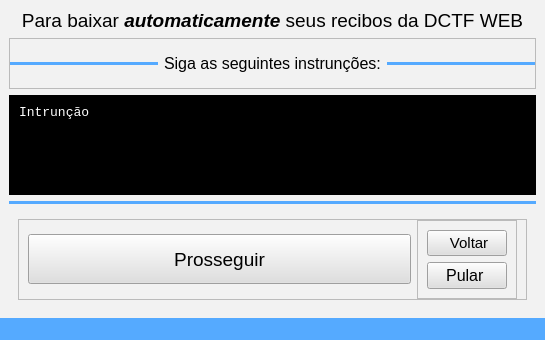
<?xml version="1.0" encoding="UTF-8"?>
<ui version="4.0">
 <class>MainWindow</class>
 <widget class="QMainWindow" name="MainWindow">
  <property name="geometry">
   <rect>
    <x>0</x>
    <y>0</y>
    <width>545</width>
    <height>340</height>
   </rect>
  </property>
  <property name="windowTitle">
   <string>Downloader DCTF WEB</string>
  </property>
  <property name="styleSheet">
   <string notr="true">background-color: rgb(242, 242, 242);</string>
  </property>
  <widget class="QWidget" name="centralwidget">
   <layout class="QVBoxLayout" name="verticalLayout_3">
    <item>
     <widget class="QLabel" name="label_title">
      <property name="sizePolicy">
       <sizepolicy hsizetype="Minimum" vsizetype="Maximum">
        <horstretch>0</horstretch>
        <verstretch>0</verstretch>
       </sizepolicy>
      </property>
      <property name="font">
       <font>
        <pointsize>14</pointsize>
       </font>
      </property>
      <property name="text">
       <string>&lt;html&gt;&lt;head/&gt;&lt;body&gt;&lt;p&gt;Para baixar &lt;span style=&quot; font-weight:700; font-style:italic;&quot;&gt;automaticamente&lt;/span&gt; seus recibos da DCTF WEB&lt;/p&gt;&lt;/body&gt;&lt;/html&gt;</string>
      </property>
      <property name="alignment">
       <set>Qt::AlignmentFlag::AlignCenter</set>
      </property>
     </widget>
    </item>
    <item>
     <widget class="QFrame" name="frame_4">
      <property name="frameShape">
       <enum>QFrame::Shape::StyledPanel</enum>
      </property>
      <property name="frameShadow">
       <enum>QFrame::Shadow::Raised</enum>
      </property>
      <layout class="QHBoxLayout" name="horizontalLayout_4">
       <property name="leftMargin">
        <number>0</number>
       </property>
       <property name="topMargin">
        <number>0</number>
       </property>
       <property name="rightMargin">
        <number>0</number>
       </property>
       <property name="bottomMargin">
        <number>0</number>
       </property>
       <item>
        <widget class="Line" name="line">
         <property name="styleSheet">
          <string notr="true">background-color: rgb(85, 170, 255);</string>
         </property>
         <property name="lineWidth">
          <number>0</number>
         </property>
         <property name="orientation">
          <enum>Qt::Orientation::Horizontal</enum>
         </property>
        </widget>
       </item>
       <item>
        <widget class="QLabel" name="label_subtitle">
         <property name="font">
          <font>
           <pointsize>12</pointsize>
          </font>
         </property>
         <property name="text">
          <string>Siga as seguintes instrunções:</string>
         </property>
        </widget>
       </item>
       <item>
        <widget class="Line" name="line_2">
         <property name="styleSheet">
          <string notr="true">background-color: rgb(85, 170, 255);</string>
         </property>
         <property name="lineWidth">
          <number>0</number>
         </property>
         <property name="orientation">
          <enum>Qt::Orientation::Horizontal</enum>
         </property>
        </widget>
       </item>
      </layout>
     </widget>
    </item>
    <item>
     <widget class="QFrame" name="frame">
      <property name="minimumSize">
       <size>
        <width>0</width>
        <height>100</height>
       </size>
      </property>
      <property name="styleSheet">
       <string notr="true">background-color: rgb(0, 0, 0);</string>
      </property>
      <property name="frameShape">
       <enum>QFrame::Shape::StyledPanel</enum>
      </property>
      <property name="frameShadow">
       <enum>QFrame::Shadow::Raised</enum>
      </property>
      <layout class="QHBoxLayout" name="horizontalLayout">
       <item>
        <widget class="QLabel" name="label_instruction">
         <property name="font">
          <font>
           <family>Consolas</family>
           <pointsize>10</pointsize>
          </font>
         </property>
         <property name="styleSheet">
          <string notr="true">color: rgb(255, 255, 255);</string>
         </property>
         <property name="text">
          <string>Intrunção</string>
         </property>
         <property name="alignment">
          <set>Qt::AlignmentFlag::AlignLeading|Qt::AlignmentFlag::AlignLeft|Qt::AlignmentFlag::AlignTop</set>
         </property>
        </widget>
       </item>
      </layout>
     </widget>
    </item>
    <item>
     <widget class="Line" name="line_3">
      <property name="styleSheet">
       <string notr="true">background-color: rgb(85, 170, 255);</string>
      </property>
      <property name="lineWidth">
       <number>0</number>
      </property>
      <property name="orientation">
       <enum>Qt::Orientation::Horizontal</enum>
      </property>
     </widget>
    </item>
    <item>
     <widget class="QStackedWidget" name="stackedWidget">
      <property name="sizePolicy">
       <sizepolicy hsizetype="Preferred" vsizetype="Maximum">
        <horstretch>0</horstretch>
        <verstretch>0</verstretch>
       </sizepolicy>
      </property>
      <property name="currentIndex">
       <number>0</number>
      </property>
      <widget class="QWidget" name="page_3">
       <layout class="QHBoxLayout" name="horizontalLayout_3">
        <item>
         <widget class="QFrame" name="frame_2">
          <property name="sizePolicy">
           <sizepolicy hsizetype="Preferred" vsizetype="Maximum">
            <horstretch>0</horstretch>
            <verstretch>0</verstretch>
           </sizepolicy>
          </property>
          <property name="frameShape">
           <enum>QFrame::Shape::StyledPanel</enum>
          </property>
          <property name="frameShadow">
           <enum>QFrame::Shadow::Raised</enum>
          </property>
          <layout class="QHBoxLayout" name="horizontalLayout_2">
           <property name="topMargin">
            <number>0</number>
           </property>
           <property name="bottomMargin">
            <number>0</number>
           </property>
           <item>
            <widget class="QPushButton" name="pushButton_execute">
             <property name="minimumSize">
              <size>
               <width>0</width>
               <height>50</height>
              </size>
             </property>
             <property name="font">
              <font>
               <pointsize>14</pointsize>
              </font>
             </property>
             <property name="styleSheet">
              <string notr="true">background-color: rgb(223, 223, 223);</string>
             </property>
             <property name="text">
              <string>Prosseguir</string>
             </property>
            </widget>
           </item>
           <item>
            <widget class="QFrame" name="frame_3">
             <property name="sizePolicy">
              <sizepolicy hsizetype="Maximum" vsizetype="Maximum">
               <horstretch>0</horstretch>
               <verstretch>0</verstretch>
              </sizepolicy>
             </property>
             <property name="frameShape">
              <enum>QFrame::Shape::StyledPanel</enum>
             </property>
             <property name="frameShadow">
              <enum>QFrame::Shadow::Raised</enum>
             </property>
             <layout class="QVBoxLayout" name="verticalLayout">
              <item>
               <widget class="QPushButton" name="pushButton_back">
                <property name="font">
                 <font>
                  <pointsize>11</pointsize>
                 </font>
                </property>
                <property name="styleSheet">
                 <string notr="true">background-color: rgb(223, 223, 223);</string>
                </property>
                <property name="text">
                 <string> Voltar</string>
                </property>
                <property name="icon">
                 <iconset theme="QIcon::ThemeIcon::DocumentRevert"/>
                </property>
               </widget>
              </item>
              <item>
               <widget class="QPushButton" name="pushButton_jump">
                <property name="font">
                 <font>
                  <pointsize>12</pointsize>
                 </font>
                </property>
                <property name="layoutDirection">
                 <enum>Qt::LayoutDirection::RightToLeft</enum>
                </property>
                <property name="styleSheet">
                 <string notr="true">background-color: rgb(223, 223, 223);</string>
                </property>
                <property name="text">
                 <string>Pular </string>
                </property>
                <property name="icon">
                 <iconset theme="QIcon::ThemeIcon::GoNext"/>
                </property>
               </widget>
              </item>
             </layout>
            </widget>
           </item>
          </layout>
         </widget>
        </item>
       </layout>
      </widget>
      <widget class="QWidget" name="page_4">
       <layout class="QVBoxLayout" name="verticalLayout_2">
        <item>
         <widget class="QLabel" name="label">
          <property name="sizePolicy">
           <sizepolicy hsizetype="Preferred" vsizetype="Maximum">
            <horstretch>0</horstretch>
            <verstretch>0</verstretch>
           </sizepolicy>
          </property>
          <property name="font">
           <font>
            <pointsize>12</pointsize>
           </font>
          </property>
          <property name="text">
           <string>Recibos baixados:</string>
          </property>
          <property name="alignment">
           <set>Qt::AlignmentFlag::AlignCenter</set>
          </property>
         </widget>
        </item>
        <item>
         <widget class="QProgressBar" name="progressBar">
          <property name="value">
           <number>24</number>
          </property>
         </widget>
        </item>
       </layout>
      </widget>
     </widget>
    </item>
   </layout>
  </widget>
  <widget class="QMenuBar" name="menubar">
   <property name="geometry">
    <rect>
     <x>0</x>
     <y>0</y>
     <width>545</width>
     <height>22</height>
    </rect>
   </property>
  </widget>
  <widget class="QStatusBar" name="statusbar">
   <property name="styleSheet">
    <string notr="true">background-color: rgb(85, 170, 255);</string>
   </property>
  </widget>
 </widget>
 <resources/>
 <connections/>
</ui>
